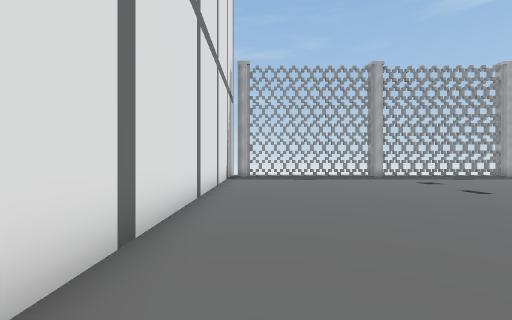
View 1 (above)

19 first-person views from a walk through a 3-D level made in the Unity game engine. The camera is 1.4 m above the floor, looks level and sees 90° across. The floor is counted in squares, 1.5 m on a side. Each view is taken from the middle of a square. On the plan, view 1 faces up. The plan holds only what a view shows up to about 11 squares ahead; the rest is blank. The place goes on beyond the plan. The player character is not drawn. Some surface patterns are stand-ins.

View 2
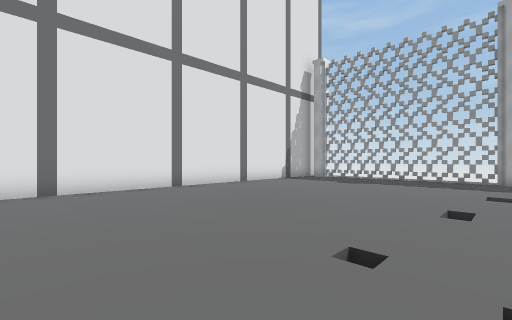

View 3
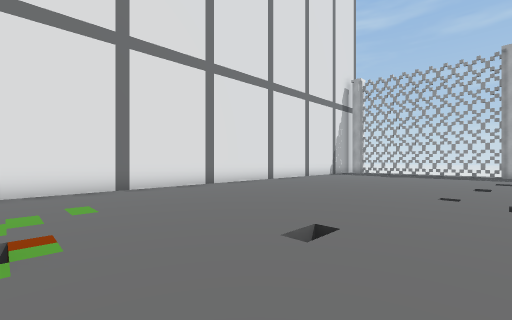

View 4
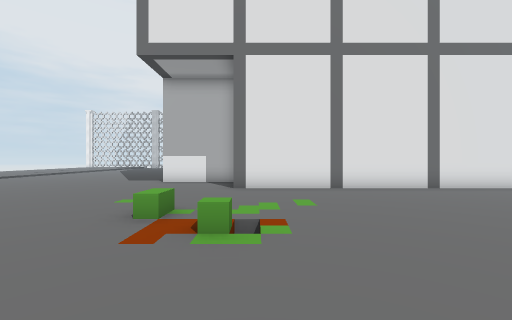

View 5
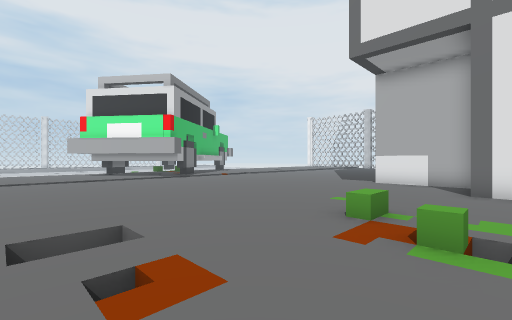

View 6
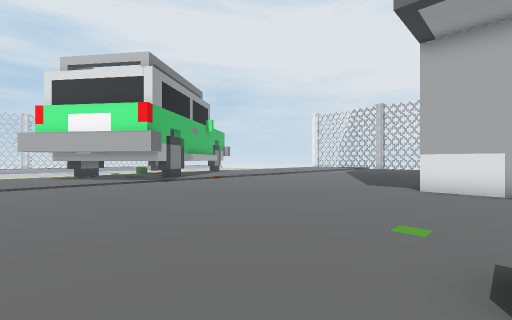

View 7
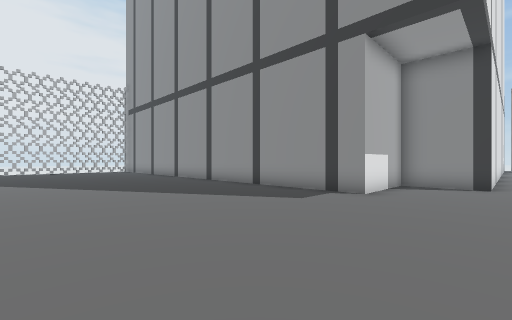

View 8
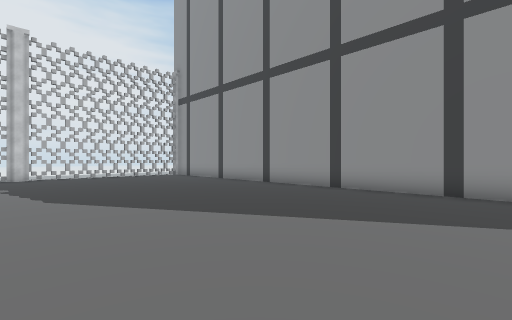

View 9
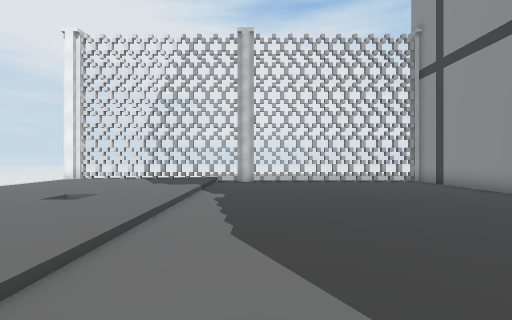

View 10
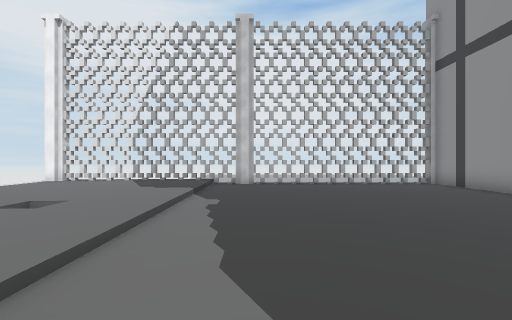

View 11
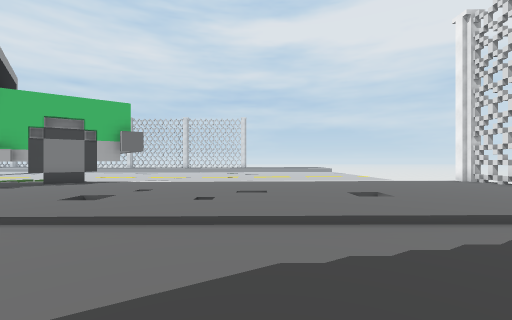

View 12
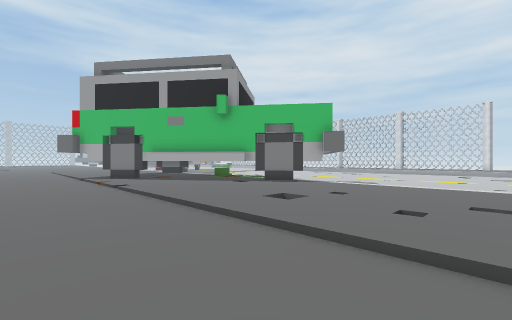

View 13
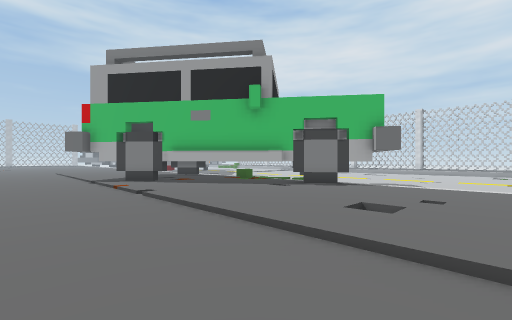

View 14
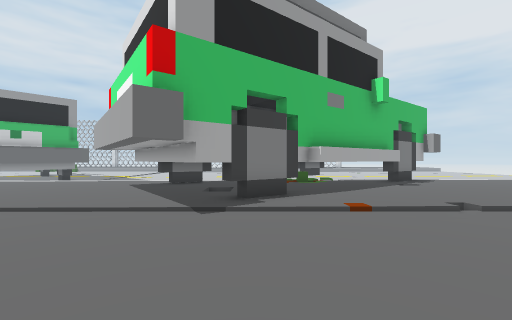

View 15
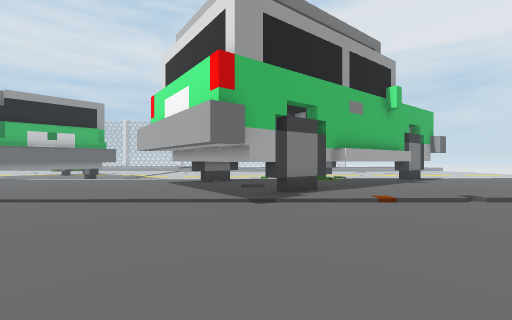

View 16
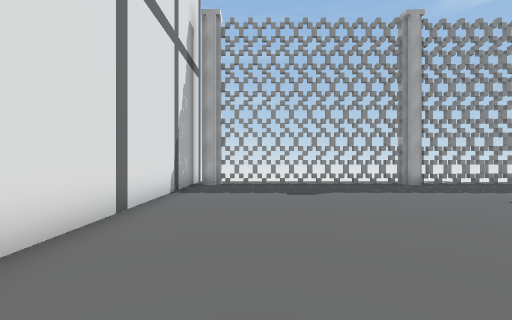

View 17
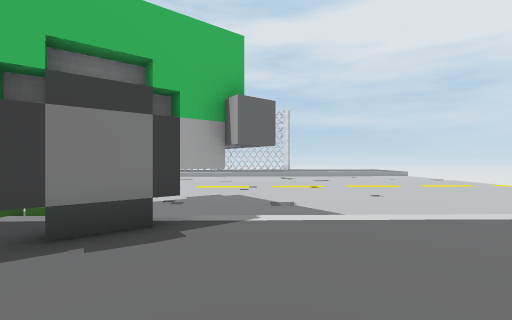

View 18
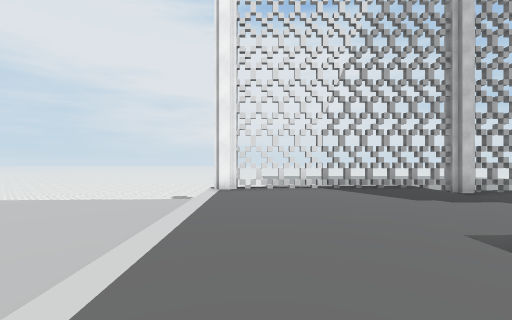

View 19
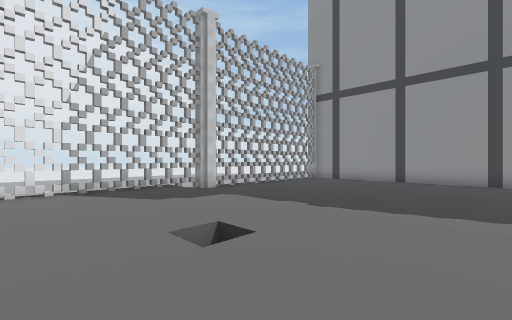

### Floor plan
Key: @ floor where view 1 was taken; # wall or solid block; x gap in a wall; . main floor; : floor 0.25 m higher than the main floor; - floor 0.5 m lower than the main floor; = window, fence, low wall or low ledge; ^ raised ledge; v drop or lower ground.
Columns run from 22 left of view 1 to 7 right of it. Each row starts with its distance up from view 1.
 16                      #.......
 15                     ##xxxxxxx#
 14                     #.........
 13                     #.........
 12                     #.........
 11                     #.........
 10                     #........v
  9                     #.........
  8                     #.........
  7                     #.........
  6                     #.........
  5                     #.........
  4                     #........v
  3                     #.........
  2                     #.........
  1                     #.........
  0                     #.@....v..
 -1                     #.........
 -2                     #........
 -3                     #....v=...
 -4                   ###....=...
 -5                   #.....=^....
 -6                   #.........v.
 -7 ###################.........vv
 -8 x.............................
 -9 x.............................
-10 x.............................
-11 x.............................
-12 x.............................
-13 x.............................
-14 x.............................
-15 x.............................
-16 x::::::::::::::::-:::.#.......
-17 x::::::::::::::::::..###......
-18 x::::v::::::v::::..### ##.....
-19 x:::::::v::-:::..###    #.....
-20 x::::::::::::...##      ##....
-21 x::::::::::....##      ##.....
-22 x::::::::.....##       # .....
-23 vvvvvvv
-24 vvvvvv  vvvvvvvv
-25 vvvvv vvvvvvvvvvv

Where each view was taken, in squares from view 1:
view 1: 0 up, 0 right, facing up
view 2: 2 up, 7 right, facing up-left
view 3: 3 down, 7 right, facing up-left
view 4: 3 down, 7 right, facing left
view 5: 3 down, 7 right, facing down-left
view 6: 5 down, 5 right, facing down-left
view 7: 14 down, 1 left, facing up-left
view 8: 15 down, 7 left, facing up-left
view 9: 14 down, 11 left, facing left
view 10: 14 down, 12 left, facing left
view 11: 12 down, 14 left, facing down
view 12: 13 down, 14 left, facing down-right
view 13: 13 down, 12 left, facing down-right
view 14: 11 down, 1 left, facing down
view 15: 10 down, 0 right, facing down
view 16: 5 up, 1 right, facing up
view 17: 18 down, 9 left, facing down
view 18: 21 down, 14 left, facing left
view 19: 20 down, 14 left, facing up-left
